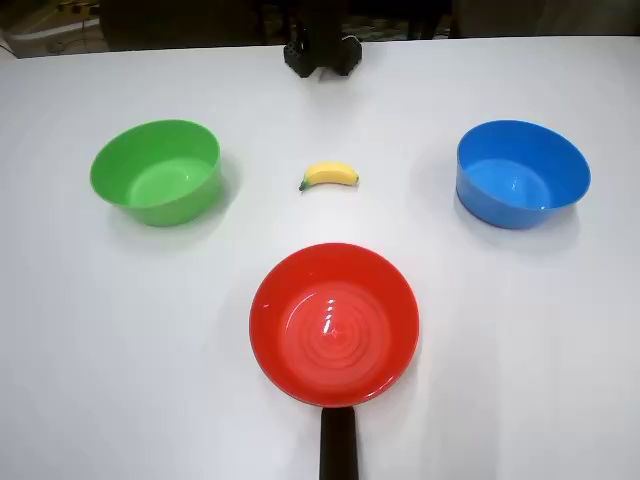
#> input picture task2_prompt/first_frame.png, 640 x 480 px
$ python -i eval1_prompt_normalizer.py   (imports and definitions only)
#> lines starting #> are read from the running program, lines starting #| are printed output that depends on the picture; after the words box and inside, x2 and y2 are one past the last pixel; in counts of white or black regions, pixels touching at a corner belong together
"""
Normalizes complex/indirect task prompts to canonical color-based format for SmolVLA eval1.

Input:  any phrasing of which bowl to target, e.g.
    "Put the banana into the 2nd bowl from the left from the robot perspective"
    "Put the banana into the bowl on the right of the red bowl from the robot perspective"
    "Put the banana into the bowl that is not green and not blue"
Output: "Put the banana in the [color] colored bowl."

Architecture — hybrid deterministic normalizer
----------------------------------------------
Prompts fall into two fundamentally different categories:

  1. Language-only (negation, color analogy) — no image needed, deterministic:
       "not red and not blue"          → green  (pure logic)
       "the color of grass"            → green  (knowledge lookup)
     Handled by ``_try_negation()`` and ``_try_analogy()`` without any extra model.

  2. Visual-spatial — requires the camera image to detect bowl layout:
       "2nd bowl from the left from the robot perspective"
       "bowl on the right of the red bowl"
     Handled by HSV color segmentation, then deterministic spatial rules.

Eval-day prompt preprocessing is deterministic: no extra language or vision
model is loaded to interpret the prompt.

Camera perspective (spatial prompts only)
------------------------------------------
The camera is physically mounted IN FRONT of the robot arm, pointing TOWARD the robot.
This makes the camera image a LEFT-RIGHT MIRROR of the robot's own field of view:

    robot's LEFT  → RIGHT side of the camera image
    robot's RIGHT → LEFT side of the camera image
"""
from __future__ import annotations

import logging
import re
from itertools import permutations
from typing import Union

try:
    import numpy as np
except ImportError:  # Allows text-only prompt normalization outside the robot env.
    np = None  # type: ignore[assignment]

try:
    from PIL import Image
except ImportError:  # Allows text-only prompt normalization outside the robot env.
    Image = None  # type: ignore[assignment]

try:
    import torch
except ImportError:  # Allows text-only prompt normalization outside the robot env.
    torch = None  # type: ignore[assignment]


BOWL_COLORS = ("red", "green", "blue")
CANONICAL_TEMPLATE = "Put the banana in the {color} colored bowl."
DEFAULT_ROBOT_ORDER = ("blue", "red", "green")
_SPATIAL_WORD_RE = re.compile(
    r"\b(?:left|right|middle|center|centre|between|adjacent|next|nearest|farthest|"
    r"leftmost|rightmost|first|second|third|1st|2nd|3rd|from)\b",
    re.IGNORECASE,
)
_POSITION_WORD_RE = re.compile(
    r"\b(?:left|right|middle|center|centre|between|adjacent|next|nearest|farthest|"
    r"leftmost|rightmost|first|second|third|1st|2nd|3rd)\b",
    re.IGNORECASE,
)
_COLOR_ALIASES: dict[str, tuple[str, ...]] = {
    "red": ("red", "reddish", "scarlet", "crimson"),
    "green": ("green", "greenish"),
    "blue": ("blue", "bluish"),
}


# [24 lines left out: functions canonical_prompt, validate_robot_order, _find_color_mentions, not called in this run]


def _analogy_color(keyword: str, color: str) -> str:
    return "blue" if color == "lake" else color


# [159 lines left out: functions _normalize_spatial_landmarks, _collect_excluded_colors, _collect_excluded_position_colors, _choose_from_remaining, _best_effort_color, normalize_prompt_best_effort, not called in this run]

# ── Deterministic pre-processors ──────────────────────────────────────────────

# ── Negative marker set (used in several patterns below) ──────────────────────
_NEG_MARKERS_RE = re.compile(
    r"\b(?:not|neither|nor|no|without|excluding|except)\b",
    re.IGNORECASE,
)
_NON_COLOR_RE = re.compile(r"\bnon[-\s](?:red|green|blue)\b", re.IGNORECASE)

# Color knowledge: keyword → bowl color.
# Keys are lowercase substrings to search for in the prompt.
_ANALOGY_MAP: dict[str, str] = {
    # → green
    "grass":         "green",
    "leaf":          "green",
    "leaves":        "green",
    "lime":          "green",
    "spinach":       "green",
    "broccoli":      "green",
    "frog":          "green",
    "avocado":       "green",
    "cucumber":      "green",
    "pea":           "green",
    "mint":          "green",
    "basil":         "green",
    "rainforest":    "green",
    "jungle":        "green",
    "forest":        "green",
    # → red
    "tomato":        "red",
    "apple":         "red",
    "cherry":        "red",
    "stop sign":     "red",
    "fire engine":   "red",
    "fire truck":    "red",
    "rose":          "red",
    "strawberry":    "red",
    "blood":         "red",
    "chili":         "red",
    "ketchup":       "red",
    "ladybug":       "red",
    # → blue
    "sky":           "blue",
    "ocean":         "blue",
    "sea":           "blue",
    "blueberry":     "blue",
    "blueberries":   "blue",
    "sapphire":      "blue",
    "cobalt":        "blue",
    "navy":          "blue",
    "denim":         "blue",
    "jeans":         "blue",
    "water":         "blue",
    "river":         "blue",
    "lake":          "lake",   # placeholder — resolved below
}

# Traffic light special case (regex).
_TRAFFIC_GO = re.compile(r"traffic.{0,20}go|go.{0,20}traffic", re.IGNORECASE)

# Color-wheel reasoning patterns (wider window for "opposite side of the color wheel from red").
_BETWEEN_YELLOW_BLUE = re.compile(
    r"between\s+yellow\s+and\s+blue|yellow.{0,15}blue.{0,15}color\s+wheel",
    re.IGNORECASE,
)
_OPPOSITE_RED = re.compile(
    r"opposite.{0,40}red|complement.{0,40}red|red.{0,40}complement",
    re.IGNORECASE,
)

# Concept → bowl color, used for concept-negation prompts like
# "not associated with danger or the sea" → exclude red, exclude blue → green.
_CONCEPT_COLOR: dict[str, str] = {
    "danger":    "red",
    "fire":      "red",
    "hot":       "red",
    "warm":      "red",
    "sea":       "blue",
    "ocean":     "blue",
    "water":     "blue",
    "cold":      "blue",
}

# HSV color ranges for bowl detection (used by detect_layout).
# Banana is yellow (~hue 25-35) — does not overlap with any of these.
_HSV_RANGES: dict[str, list[tuple]] = {
    "red":   [(0, 80, 60, 12, 255, 255), (168, 80, 60, 180, 255, 255)],  # two hue bands
    "green": [(38, 60, 40, 90, 255, 255)],
    "blue":  [(95, 60, 40, 135, 255, 255)],
}


# [671 lines left out: functions _try_spatial, _try_negation_with_spatial, _try_direct, _try_single_target_color, _try_negation, _try_analogy and 1 more, not called in this run]


# ── HSV layout detection ──────────────────────────────────────────────────────

def _to_pil(image: Union[np.ndarray, "Image.Image", "torch.Tensor"]) -> Image.Image:
    """Convert numpy HWC uint8, float CHW tensor, or PIL Image to RGB PIL."""
    if Image is None:
        raise ImportError("Pillow is required for camera/image-based prompt normalization")
    if Image is not None and isinstance(image, Image.Image):
        return image.convert("RGB")
    if np is not None and isinstance(image, np.ndarray):
        arr = image
        if arr.dtype != np.uint8:
            arr = (arr.clip(0.0, 1.0) * 255).astype(np.uint8)
        return Image.fromarray(arr).convert("RGB")
    if torch is not None and isinstance(image, torch.Tensor):
        t = image.detach().cpu().float()
        if t.dim() == 4:
            t = t[0]
        if t.dim() == 3 and t.shape[0] in (1, 3, 4):  # CHW → HWC
            t = t.permute(1, 2, 0)
        if t.max() <= 1.0:
            t = t * 255.0
        return Image.fromarray(t.byte().numpy()).convert("RGB")
    raise TypeError(f"Unsupported image type: {type(image)}")


def _detect_color_centroids(image: Union[np.ndarray, "Image.Image", "torch.Tensor"]) -> dict[str, tuple[float, float]]:
    """Return color -> (x_centroid_px, area_px) for visible bowls in one frame."""
    if np is None:
        raise ImportError("numpy is required for camera/image-based prompt normalization")
    import cv2

    pil_image = _to_pil(image)
    arr = np.array(pil_image)                          # RGB uint8 HWC
    hsv = cv2.cvtColor(arr, cv2.COLOR_RGB2HSV)
#> hsv: shape (480, 640, 3); mean H, S, V 90.5, 53.1, 179.5
    kernel = np.ones((5, 5), dtype=np.uint8)

    detections: dict[str, tuple[float, float]] = {}
    for color, ranges in _HSV_RANGES.items():
        mask = np.zeros(hsv.shape[:2], dtype=np.uint8)
        for lo_h, lo_s, lo_v, hi_h, hi_s, hi_v in ranges:
            mask |= cv2.inRange(
                hsv,
                np.array([lo_h, lo_s, lo_v]),
                np.array([hi_h, hi_s, hi_v]),
            )

        mask = cv2.morphologyEx(mask, cv2.MORPH_OPEN, kernel)
        mask = cv2.morphologyEx(mask, cv2.MORPH_CLOSE, kernel)
        num_labels, _, stats, centroids = cv2.connectedComponentsWithStats(mask)
        if num_labels <= 1:
            continue

        largest = 1 + int(np.argmax(stats[1:, cv2.CC_STAT_AREA]))
        area = float(stats[largest, cv2.CC_STAT_AREA])
        if area >= 200:
            detections[color] = (float(centroids[largest][0]), area)
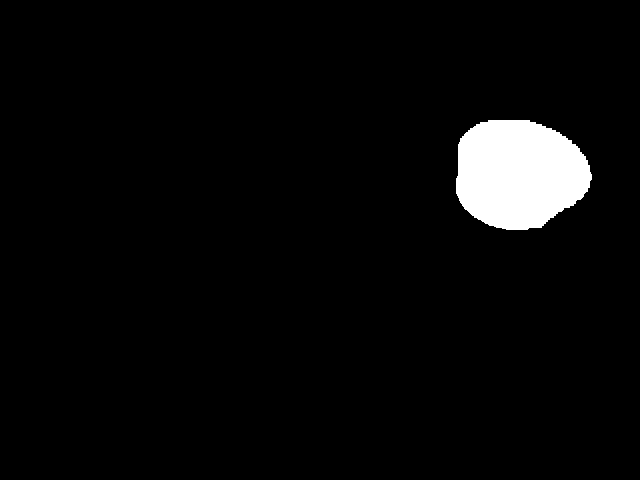
#> mask: shape (480, 640); 3.8% white; 1 white region, box (x1, y1, x2, y2) and area: (456, 120, 592, 230) 11760
#> after the loop, detections = {'red': (334, 22112), 'green': (160.4, 11060), 'blue': (518.6, 11760)}

    return detections


# [48 lines left out: functions _aggregate_color_centroids, _complete_robot_order, not called in this run]


class PromptNormalizer:
    """Translates an Eval1/Eval2 instruction to a canonical color prompt.

    Text is handled by deterministic rules. Task2 spatial prompts use HSV color
    segmentation to infer the red/green/blue bowl order.
    """

    # [156 lines left out: functions __init__, detect_layout, detect_layout_from_frames, _finalize_layout, normalize, __call__, not called in this run]


# ── Smoke test ─────────────────────────────────────────────────────────────────

# [33 lines not run here, left out]

>>> import cv2
>>> picture = cv2.cvtColor(cv2.imread('first_frame.png'), cv2.COLOR_BGR2RGB)
>>> result = _detect_color_centroids(picture)
#> result has the same summary as detections in _detect_color_centroids
